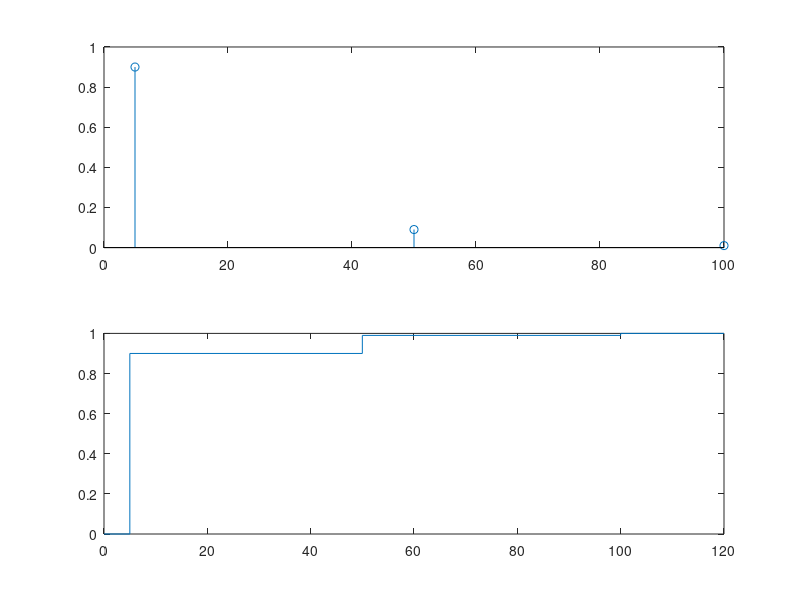

Write the MATLAB code that produced this figure.
%90 notas de 5 euros, 9 notas de 50 e 1 de 100

%a)
S = 90 + 9 + 1;
prob5 = 90 / S;
prob50 = 9 / S;
prob100 = 1 / S;

disp("Espaço de amostragem (S): " + S);
disp("Probabilidade de retirar nota de 5: " + prob5);
disp("Probabilidade de retirar nota de 50: " + prob50);
disp("Probabilidade de retirar nota de 100: " + prob100);

%b)
subplot(2,1,1);
notas = [5 50 100];
probNotas = [prob5 prob50 prob100];
stem(notas,probNotas);

%c)
subplot(2,1,2);
fx = cumsum(probNotas);
stairs([0 notas 120],[0 fx 1]);

